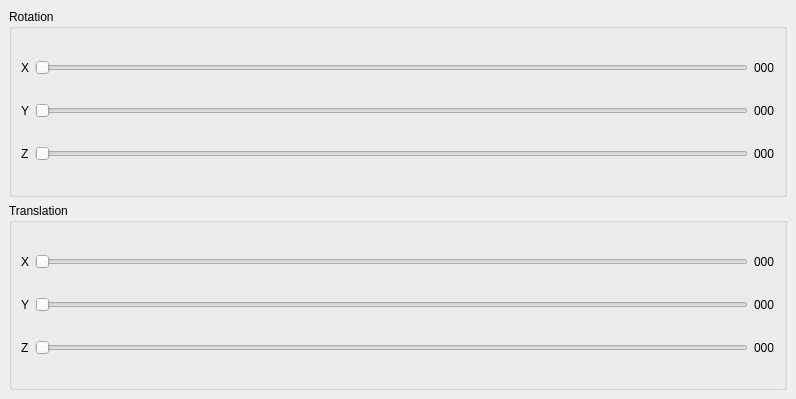
<?xml version="1.0" encoding="UTF-8"?>
<ui version="4.0">
 <class>TFwindow</class>
 <widget class="QMainWindow" name="TFwindow">
  <property name="geometry">
   <rect>
    <x>0</x>
    <y>0</y>
    <width>796</width>
    <height>399</height>
   </rect>
  </property>
  <property name="windowTitle">
   <string>MainWindow</string>
  </property>
  <widget class="QWidget" name="centralwidget">
   <layout class="QVBoxLayout" name="verticalLayout">
    <item>
     <widget class="QGroupBox" name="groupBox">
      <property name="title">
       <string>Rotation</string>
      </property>
      <layout class="QGridLayout" name="gridLayout">
       <item row="0" column="0">
        <widget class="QLabel" name="label">
         <property name="text">
          <string>X</string>
         </property>
        </widget>
       </item>
       <item row="0" column="1">
        <widget class="QSlider" name="rx_slide">
         <property name="maximum">
          <number>180</number>
         </property>
         <property name="orientation">
          <enum>Qt::Horizontal</enum>
         </property>
        </widget>
       </item>
       <item row="0" column="2">
        <widget class="QLabel" name="rx_text">
         <property name="text">
          <string>000</string>
         </property>
        </widget>
       </item>
       <item row="1" column="0">
        <widget class="QLabel" name="label_3">
         <property name="text">
          <string>Y</string>
         </property>
        </widget>
       </item>
       <item row="1" column="1">
        <widget class="QSlider" name="ry_slide">
         <property name="maximum">
          <number>360</number>
         </property>
         <property name="orientation">
          <enum>Qt::Horizontal</enum>
         </property>
        </widget>
       </item>
       <item row="1" column="2">
        <widget class="QLabel" name="ry_text">
         <property name="text">
          <string>000</string>
         </property>
        </widget>
       </item>
       <item row="2" column="0">
        <widget class="QLabel" name="label_5">
         <property name="text">
          <string>Z</string>
         </property>
        </widget>
       </item>
       <item row="2" column="1">
        <widget class="QSlider" name="rz_slide">
         <property name="maximum">
          <number>360</number>
         </property>
         <property name="orientation">
          <enum>Qt::Horizontal</enum>
         </property>
        </widget>
       </item>
       <item row="2" column="2">
        <widget class="QLabel" name="rz_text">
         <property name="text">
          <string>000</string>
         </property>
        </widget>
       </item>
      </layout>
     </widget>
    </item>
    <item>
     <widget class="QGroupBox" name="groupBox_2">
      <property name="title">
       <string>Translation</string>
      </property>
      <layout class="QGridLayout" name="gridLayout_2">
       <item row="0" column="0">
        <widget class="QLabel" name="label_7">
         <property name="text">
          <string>X</string>
         </property>
        </widget>
       </item>
       <item row="0" column="1">
        <widget class="QSlider" name="tx_slide">
         <property name="maximum">
          <number>1000</number>
         </property>
         <property name="orientation">
          <enum>Qt::Horizontal</enum>
         </property>
        </widget>
       </item>
       <item row="0" column="2">
        <widget class="QLabel" name="tx_text">
         <property name="text">
          <string>000</string>
         </property>
        </widget>
       </item>
       <item row="1" column="0">
        <widget class="QLabel" name="label_9">
         <property name="text">
          <string>Y</string>
         </property>
        </widget>
       </item>
       <item row="1" column="1">
        <widget class="QSlider" name="ty_slide">
         <property name="maximum">
          <number>1000</number>
         </property>
         <property name="orientation">
          <enum>Qt::Horizontal</enum>
         </property>
        </widget>
       </item>
       <item row="1" column="2">
        <widget class="QLabel" name="ty_text">
         <property name="text">
          <string>000</string>
         </property>
        </widget>
       </item>
       <item row="2" column="0">
        <widget class="QLabel" name="label_11">
         <property name="text">
          <string>Z</string>
         </property>
        </widget>
       </item>
       <item row="2" column="1">
        <widget class="QSlider" name="tz_slide">
         <property name="maximum">
          <number>1000</number>
         </property>
         <property name="orientation">
          <enum>Qt::Horizontal</enum>
         </property>
        </widget>
       </item>
       <item row="2" column="2">
        <widget class="QLabel" name="tz_text">
         <property name="text">
          <string>000</string>
         </property>
        </widget>
       </item>
      </layout>
     </widget>
    </item>
   </layout>
  </widget>
 </widget>
 <resources/>
 <connections/>
</ui>
